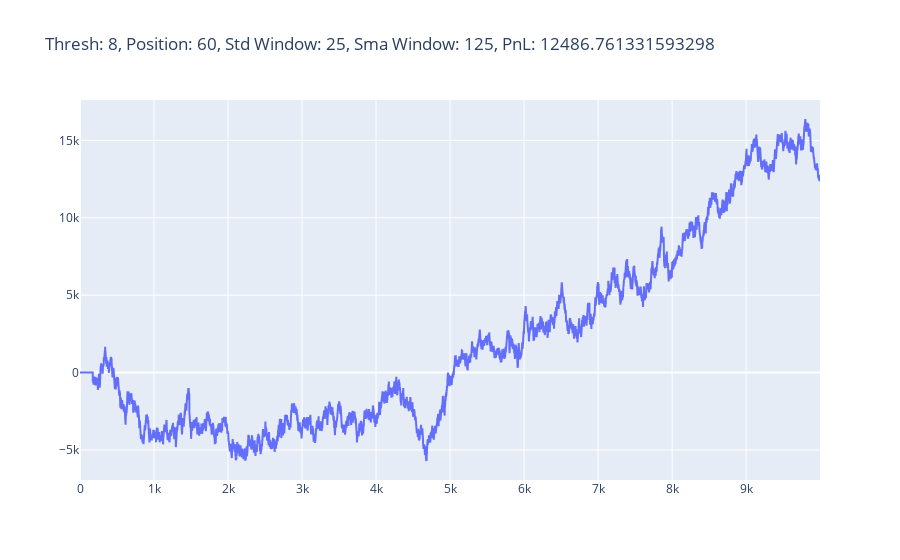
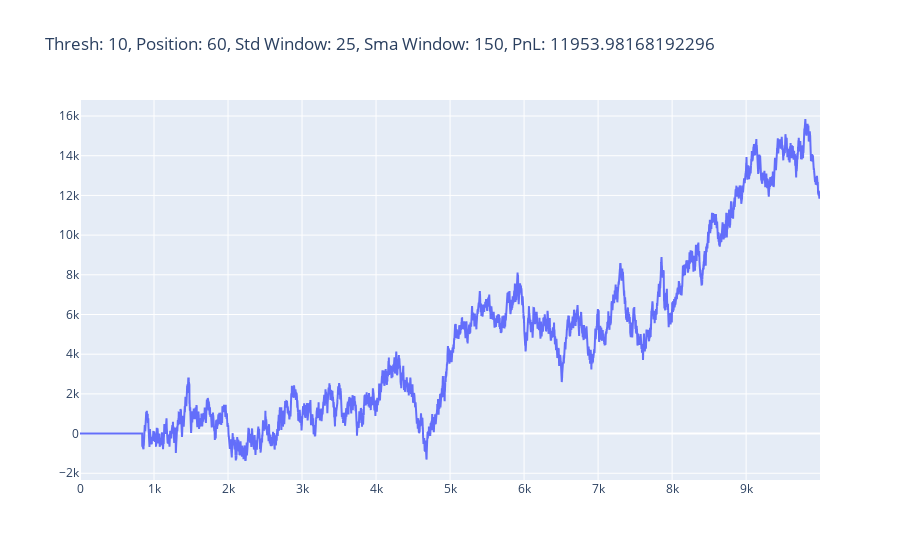
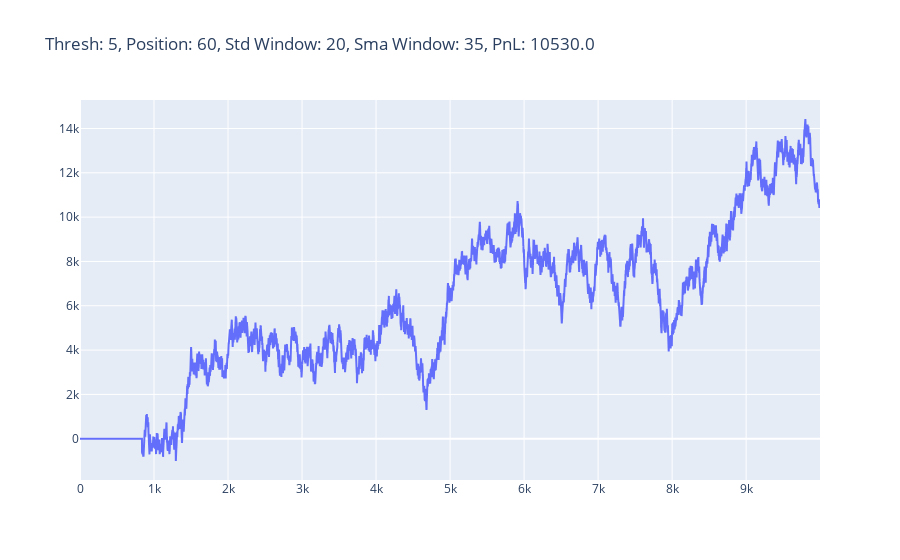
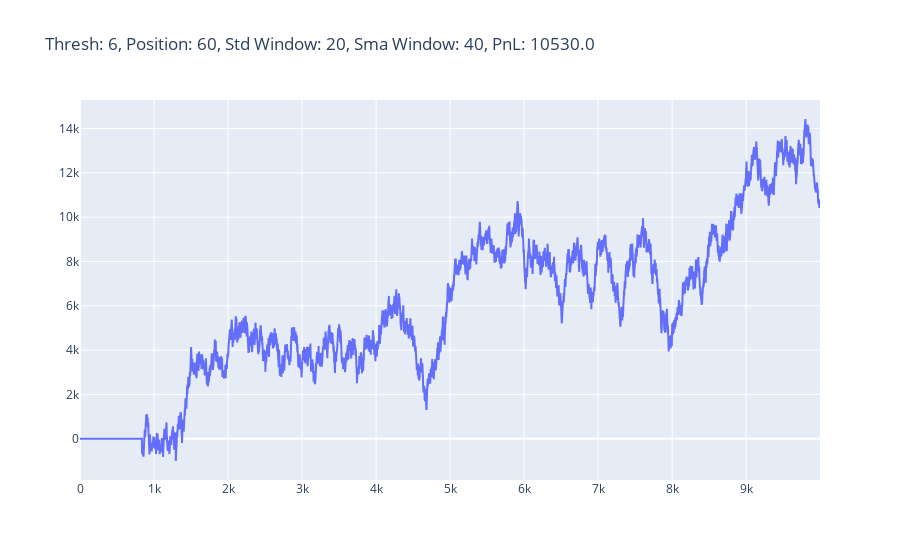

Notebook cell for these charts, in order:
### Markdown cell above
spread1
thresh: 7, std_window: 35, sma_window: 125, pnl: 24212.82352941198
thresh: 7, std_window: 50, sma_window: 200, pnl: 21864.714339038765
thresh: 5, std_window: 50, sma_window: 125, pnl: 21512.814052237227

spread2
thresh: 8, std_window: 25, sma_window: 125, pnl: 12486.761331593298
thresh: 10, std_window: 25, sma_window: 150, pnl: 11953.98168192296
thresh: 5, std_window: 20, sma_window: 35, pnl: 10530.0

### Code cell
# fig = go.Figure()
# fig.add_trace(go.Scatter(x=spread.index, y=pnl_graph, mode='lines', name='PnL'))
# fig.show()

for o in opt[:5]:
    # graph the pnl
    fig = go.Figure()
    fig.add_trace(go.Scatter(x=spread.index, y=o['pnl'], mode='lines', name='PnL'))
    fig.update_layout(title=f"Thresh: {o['thresh']}, Position: {o['position']}, Std Window: {o['std_window']}, Sma Window: {o['sma_window']}, PnL: {o['pnl'][-1]}")
    fig.show()

### Figure 1 — Plotly figure (JSON) as saved in the notebook; plotly's stock layout.template omitted (floating-point values rounded to 4 significant figures; data arrays with more than 128 entries replaced by an {"elided": "..."} marker saying what was removed)
{"data": [{"mode": "lines", "name": "PnL", "type": "scatter", "x": {"elided": "10000 int values"}, "y": {"elided": "9999 float values"}}], "layout": {"title": {"text": "Thresh: 8, Position: 60, Std Window: 25, Sma Window: 125, PnL: 12486.761331593298"}}}

### Figure 2 — Plotly figure (JSON) as saved in the notebook; plotly's stock layout.template omitted (floating-point values rounded to 4 significant figures; data arrays with more than 128 entries replaced by an {"elided": "..."} marker saying what was removed)
{"data": [{"mode": "lines", "name": "PnL", "type": "scatter", "x": {"elided": "10000 int values"}, "y": {"elided": "9999 float values"}}], "layout": {"title": {"text": "Thresh: 10, Position: 60, Std Window: 25, Sma Window: 150, PnL: 11953.98168192296"}}}

### Figure 3 — Plotly figure (JSON) as saved in the notebook; plotly's stock layout.template omitted (floating-point values rounded to 4 significant figures; data arrays with more than 128 entries replaced by an {"elided": "..."} marker saying what was removed)
{"data": [{"mode": "lines", "name": "PnL", "type": "scatter", "x": {"elided": "10000 int values"}, "y": {"elided": "9999 float values"}}], "layout": {"title": {"text": "Thresh: 5, Position: 60, Std Window: 20, Sma Window: 35, PnL: 10530.0"}}}

### Figure 4 — Plotly figure (JSON) as saved in the notebook; plotly's stock layout.template omitted (floating-point values rounded to 4 significant figures; data arrays with more than 128 entries replaced by an {"elided": "..."} marker saying what was removed)
{"data": [{"mode": "lines", "name": "PnL", "type": "scatter", "x": {"elided": "10000 int values"}, "y": {"elided": "9999 float values"}}], "layout": {"title": {"text": "Thresh: 6, Position: 60, Std Window: 20, Sma Window: 40, PnL: 10530.0"}}}
